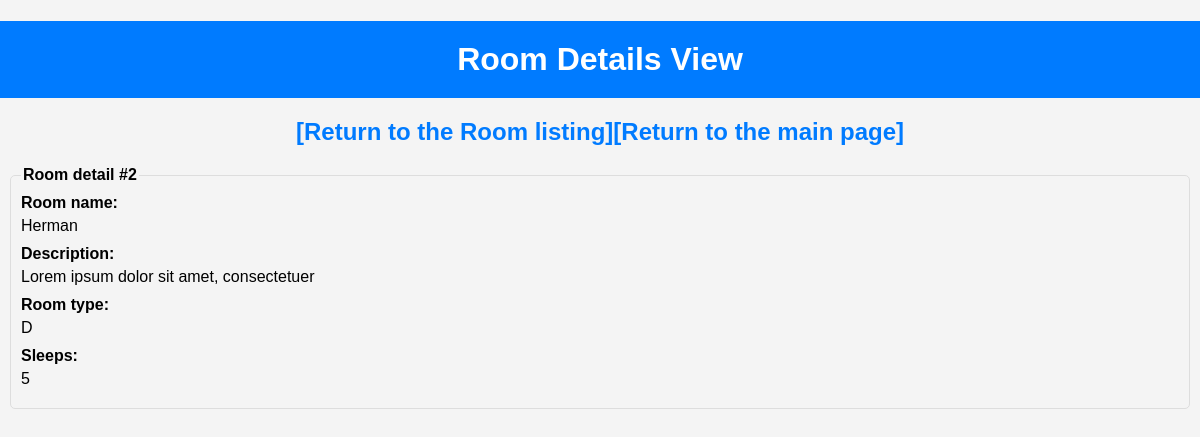
/viewroom.php?id=2, run on the app's committed database.
### tables this page shows
CREATE TABLE IF NOT EXISTS room (
  roomID int unsigned NOT NULL auto_increment,
  roomname varchar(100) NOT NULL,
  description text default NULL,
  roomtype character default 'D',
  beds int,
  PRIMARY KEY (roomID)
) AUTO_INCREMENT=1;

### viewroom.php (the view, shortened to what this page needs)
<!DOCTYPE HTML>
<html><head><title>View Room</title> </head>
 <body>
<?php
$db_connection = mysqli_connect(DBHOST, DBUSER, DBPASSWORD, DBDATABASE);
$id = $_GET['id'];
$query = 'SELECT * FROM room WHERE roomid='.$id;
$result = mysqli_query($db_connection, $query);
$rowcount = mysqli_num_rows($result);
?>
<h1>Room Details View</h1>
<h2><a href='listrooms.php'>[Return to the Room listing]</a><a href='index.php'>[Return to the main page]</a></h2>
<?php
if($rowcount > 0)
{
   echo "<fieldset><legend>Room detail #$id</legend><dl>";
   $row = mysqli_fetch_assoc($result);
   echo "<dt>Room name:</dt><dd>".$row['roomname']."</dd>".PHP_EOL;
   echo "<dt>Description:</dt><dd>".$row['description']."</dd>".PHP_EOL;
   echo "<dt>Room type:</dt><dd>".$row['roomtype']."</dd>".PHP_EOL;
   echo "<dt>Sleeps:</dt><dd>".$row['beds']."</dd>".PHP_EOL;
   echo '</dl></fieldset>'.PHP_EOL;
}
else
{
	echo "<h2>No Room found!</h2>";
}
?>
</body>
</html>

### viewroom.php (style rules this page uses)
body { font-family: Arial, sans-serif; background-color: #f4f4f4; margin: 0; padding: 0; }
h1 { background-color: #007BFF; color: white; padding: 20px; text-align: center; margin-bottom: 20px; }
h2 { text-align: center; margin-bottom: 20px; }
a { text-decoration: none; color: #007BFF; }
fieldset { border: 1px solid #ddd; border-radius: 5px; padding: 10px; margin: 10px; }
legend { font-weight: bold; }
dl { margin: 0; padding: 0; }
dt { font-weight: bold; margin-bottom: 5px; }
dd { margin-left: 0; margin-bottom: 10px; }

### data on the page
room: roomname "Herman", description "Lorem ipsum dolor sit amet, consectetuer", roomtype "D", beds "5"

### other printed values
$id "2"
